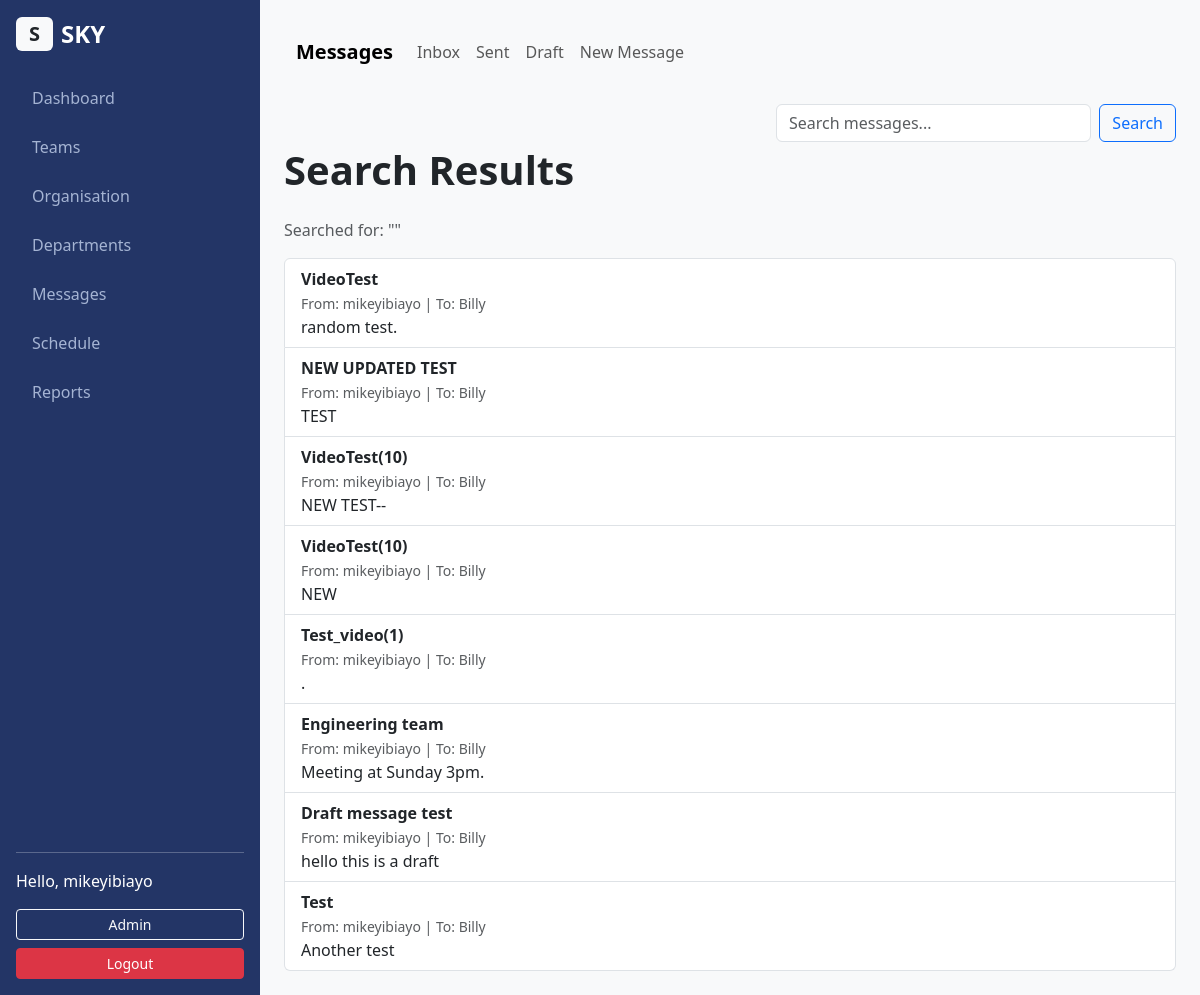
The app's page /search/ (signed in) with its own data.
### messages/models.py (models this page shows, shortened)
class Message(models.Model):
    sender = models.ForeignKey(
        User,
        on_delete=models.CASCADE,
        related_name='sent_messages'
    )
    recipient = models.ForeignKey(
        User,
        on_delete=models.CASCADE,
        related_name='received_messages'
    )
    subject = models.CharField(max_length=200)
    body = models.TextField()
    is_draft = models.BooleanField(default=False)
    created_at = models.DateTimeField(auto_now_add=True)

### messages/views.py (the view)
# urls.py: path('search/', views.search_messages, name='search_messages'),
@login_required
def search_messages(request):
    query = request.GET.get('query', '')
    results = Message.objects.filter(
        Q(sender=request.user) | Q(recipient=request.user),
        Q(subject__icontains=query) |
        Q(body__icontains=query) |
        Q(sender__username__icontains=query) |
        Q(recipient__username__icontains=query)
    ).order_by('-created_at')
    return render(request, 'messages/search_results.html', {
        'query': query,
        'results': results
    })

### messages/templates/messages/search_results.html (shortened to what this page needs)
{% extends "messages/base_messages.html" %}
{% block messages_content %}
<h1 class="mb-4">Search Results</h1>
<p class="text-muted">
    Searched for: "<strong>{{ query }}</strong>"
</p>
<div class="list-group">
    {% for message in results %}
        <a href="{% url 'messages:message_detail' message.id %}" class="list-group-item list-group-item-action">
            <strong>{{ message.subject }}</strong>
            <br>
            <small class="text-muted">
                From: {{ message.sender.username }} |
                To: {{ message.recipient.username }}
            </small>
            <p class="mb-0">
                {{ message.body|truncatewords:20 }}
            </p>
        </a>
    {% empty %}
        <div class="list-group-item text-center text-muted">
            No messages found.
        </div>
    {% endfor %}
</div>
{% endblock %}

### templates/base.html (shortened to what this page needs)
<!DOCTYPE html>
<html lang="en">
<head>
    {% load static %}
    <link href="https://cdn.jsdelivr.net/npm/bootstrap@5.3.8/dist/css/bootstrap.min.css" rel="stylesheet">
    <link rel="stylesheet" href="{% static 'style.css' %}">
</head>
<body>
    <div class="d-flex" style="min-height: 100vh;">
        <nav class="sidebar d-flex flex-column p-3">
            <a href="{% url 'messages:inbox' %}" class="d-flex align-items-center mb-4 me-md-auto text-white text-decoration-none">
                <span class="badge bg-light text-dark me-2 fs-5">S</span>
                <span class="fs-4 fw-bold">SKY</span>
            </a>
            <ul class="nav nav-pills flex-column mb-auto">
                <li class="nav-item">
                    <a href="#" class="nav-link text-white">
                        Dashboard
                    </a>
                </li>
                <li class="nav-item">
                    <a href="#" class="nav-link text-white">
                        Teams
                    </a>
                </li>
                <li class="nav-item">
                    <a href="{% url 'organisation' %}" class="nav-link text-white">
                        Organisation
                    </a>
                </li>
                <li class="nav-item">
                    <a href="{% url 'departments' %}" class="nav-link text-white">
                        Departments
                    </a>
                </li>
                <li class="nav-item">
                    <a href="{% url 'messages:inbox' %}" class="nav-link text-white">
                        Messages
                    </a>
                </li>
                <li class="nav-item">
                    <a href="#" class="nav-link text-white">
                        Schedule
                    </a>
                </li>
                <li class="nav-item">
                    <a href="#" class="nav-link text-white">
                        Reports
                    </a>
                </li>
            </ul>
            <hr class="text-white">
            <div>
                {% if user.is_authenticated %}
                    <span class="d-block mb-3 text-white">Hello, {{ user.username }}</span>
                    {% if user.is_staff %}
                        <a href="/admin/" class="btn btn-sm btn-outline-light w-100 mb-2">Admin</a>
                    {% endif %}
                    <a href="{% url 'logout' %}" class="btn btn-sm btn-danger w-100">Logout</a>
                {% else %}
                    <a href="{% url 'login' %}" class="btn btn-sm btn-primary w-100 mb-2">Login</a>
                    <a href="{% url 'signup' %}" class="btn btn-sm btn-success w-100">Sign Up</a>
                {% endif %}
            </div>
        </nav>
        <main class="main-content bg-light">
            <div class="container p-4">
                {% block content %}
                {% endblock %}
            </div>
        </main>
    </div>
</body>
</html>

### static/style.css (style rules this page uses)
body { background-color: #f8f9fa; }
h1 { font-weight: 700; }
.sidebar { width: 260px; background-color: #233566; flex-shrink: 0; }
.sidebar .nav-link { color: #a5b4d3 !important; margin-bottom: 5px; border-radius: 8px; padding: 10px 16px; }
.main-content { flex-grow: 1; height: 100vh; overflow-y: auto; }

### records on screen
Message: subject "VideoTest", sender.username "mikeyibiayo", recipient.username "Billy", body "random test."
Message: subject "NEW UPDATED TEST", sender.username "mikeyibiayo", recipient.username "Billy", body "TEST"
Message: subject "VideoTest(10)", sender.username "mikeyibiayo", recipient.username "Billy", body "NEW TEST--"
Message: subject "VideoTest(10)", sender.username "mikeyibiayo", recipient.username "Billy", body "NEW"
Message: subject "Test_video(1)", sender.username "mikeyibiayo", recipient.username "Billy", body "."
Message: subject "Engineering team", sender.username "mikeyibiayo", recipient.username "Billy", body "Meeting at Sunday 3pm."
Message: subject "Draft message test", sender.username "mikeyibiayo", recipient.username "Billy", body "hello this is a draft"
Message: subject "Test", sender.username "mikeyibiayo", recipient.username "Billy", body "Another test"

### other values on screen
{{ user.username }} "mikeyibiayo"
